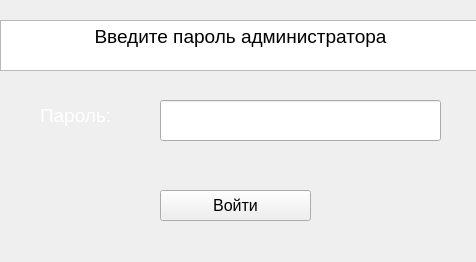
<?xml version="1.0" encoding="UTF-8"?>
<ui version="4.0">
 <class>Form</class>
 <widget class="QWidget" name="Form">
  <property name="geometry">
   <rect>
    <x>0</x>
    <y>0</y>
    <width>476</width>
    <height>262</height>
   </rect>
  </property>
  <property name="windowTitle">
   <string>Form</string>
  </property>
  <property name="autoFillBackground">
   <bool>false</bool>
  </property>
  <property name="styleSheet">
   <string notr="true"/>
  </property>
  <widget class="QTextBrowser" name="textBrowser">
   <property name="geometry">
    <rect>
     <x>0</x>
     <y>20</y>
     <width>481</width>
     <height>51</height>
    </rect>
   </property>
   <property name="html">
    <string>&lt;!DOCTYPE HTML PUBLIC &quot;-//W3C//DTD HTML 4.0//EN&quot; &quot;http://www.w3.org/TR/REC-html40/strict.dtd&quot;&gt;
&lt;html&gt;&lt;head&gt;&lt;meta name=&quot;qrichtext&quot; content=&quot;1&quot; /&gt;&lt;style type=&quot;text/css&quot;&gt;
p, li { white-space: pre-wrap; }
&lt;/style&gt;&lt;/head&gt;&lt;body style=&quot; font-family:'MS Shell Dlg 2'; font-size:7.8pt; font-weight:400; font-style:normal;&quot;&gt;
&lt;p align=&quot;center&quot; style=&quot; margin-top:0px; margin-bottom:0px; margin-left:0px; margin-right:0px; -qt-block-indent:0; text-indent:0px;&quot;&gt;&lt;span style=&quot; font-size:14pt;&quot;&gt;Введите пароль администратора&lt;/span&gt;&lt;/p&gt;&lt;/body&gt;&lt;/html&gt;</string>
   </property>
  </widget>
  <widget class="QLineEdit" name="lineEdit">
   <property name="geometry">
    <rect>
     <x>160</x>
     <y>100</y>
     <width>281</width>
     <height>41</height>
    </rect>
   </property>
   <property name="font">
    <font>
     <pointsize>12</pointsize>
    </font>
   </property>
   <property name="echoMode">
    <enum>QLineEdit::Password</enum>
   </property>
  </widget>
  <widget class="QLabel" name="label">
   <property name="geometry">
    <rect>
     <x>40</x>
     <y>100</y>
     <width>91</width>
     <height>31</height>
    </rect>
   </property>
   <property name="font">
    <font>
     <pointsize>14</pointsize>
    </font>
   </property>
   <property name="styleSheet">
    <string notr="true">color: rgb(255, 255, 255)</string>
   </property>
   <property name="text">
    <string>Пароль:</string>
   </property>
  </widget>
  <widget class="QPushButton" name="pushButton">
   <property name="geometry">
    <rect>
     <x>160</x>
     <y>190</y>
     <width>151</width>
     <height>31</height>
    </rect>
   </property>
   <property name="font">
    <font>
     <pointsize>12</pointsize>
    </font>
   </property>
   <property name="text">
    <string>Войти</string>
   </property>
  </widget>
  <widget class="QLabel" name="label_2">
   <property name="geometry">
    <rect>
     <x>-20</x>
     <y>-270</y>
     <width>501</width>
     <height>641</height>
    </rect>
   </property>
   <property name="text">
    <string/>
   </property>
   <property name="pixmap">
    <pixmap>../../image/основной фон.png</pixmap>
   </property>
  </widget>
  <zorder>label_2</zorder>
  <zorder>textBrowser</zorder>
  <zorder>lineEdit</zorder>
  <zorder>label</zorder>
  <zorder>pushButton</zorder>
 </widget>
 <resources/>
 <connections/>
</ui>
